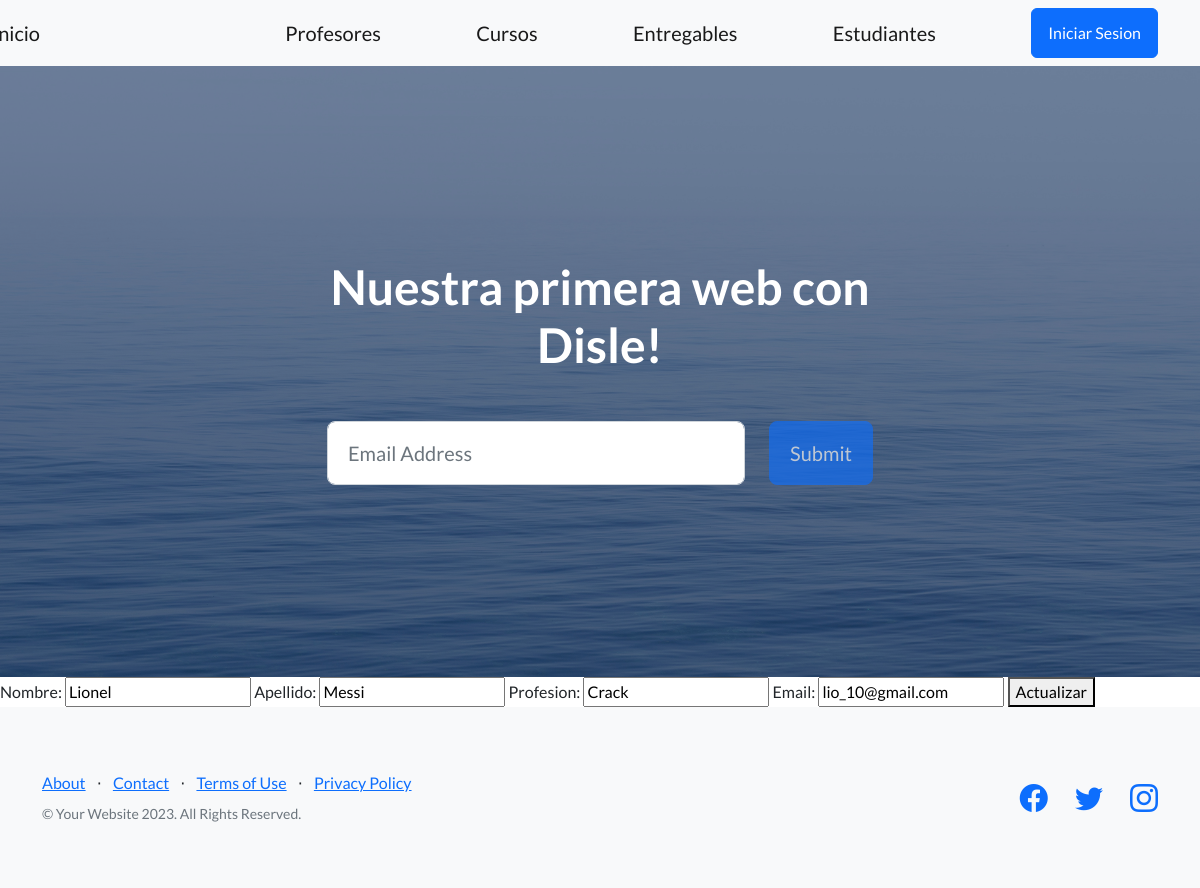
/app-coder/editar-profesor/1, run on the app's committed database.
### app_coder/models.py (models this page shows, shortened)
class Profesor(models.Model):
    nombre = models.CharField(max_length=50)
    apellido = models.CharField(max_length=50)
    email = models.EmailField(unique=True)
    profesion = models.CharField(max_length=50, null=True)

### app_coder/views.py (the view)
# urls.py: path('editar-profesor/<int:id>', editar_profesor, name = "EditarProfesor"),
def editar_profesor(req, id):
    profesor = Profesor.objects.get(id=id)
    if req.method == 'POST':
        mi_formulario = ProfesorFormulario(req.POST)
        if mi_formulario.is_valid():
            data = mi_formulario.cleaned_data
            profesor.nombre = data["nombre"]
            profesor.apellido = data["apellido"]
            profesor.email = data["email"]
            profesor.profesion = data["profesion"]
            profesor.save()
            return HttpResponseRedirect('/app-coder')
        else:
            return render(req, "profesor_formulario.html", { "mi_formulario": mi_formulario})
    else:
        mi_formulario = ProfesorFormulario(initial={
            "nombre":profesor.nombre,
            "apellido":profesor.apellido,
            "email":profesor.email,
            "profesion":profesor.profesion,
        })
        return render(req, "editar_profesor.html", { "mi_formulario": mi_formulario, "id": profesor.id})

### app_coder/forms.py
class ProfesorFormulario(forms.Form):
    nombre= forms.CharField()
    apellido = forms.CharField()
    profesion = forms.CharField()
    email = forms.EmailField()

### app_coder/templates/editar_profesor.html
{% extends 'padre.html' %}
{% block contenidoquecambia %}
    <form action ="{% url 'EditarProfesor' id %}" method="post">{% csrf_token %}
        {{mi_formulario.as_table}}
        <button type="submit">Actualizar</button>
    </form>
{% endblock contenidoquecambia %}

### data on the page
Profesor: nombre "Lionel", apellido "Messi", profesion "Crack", email "lio_10@gmail.com"
